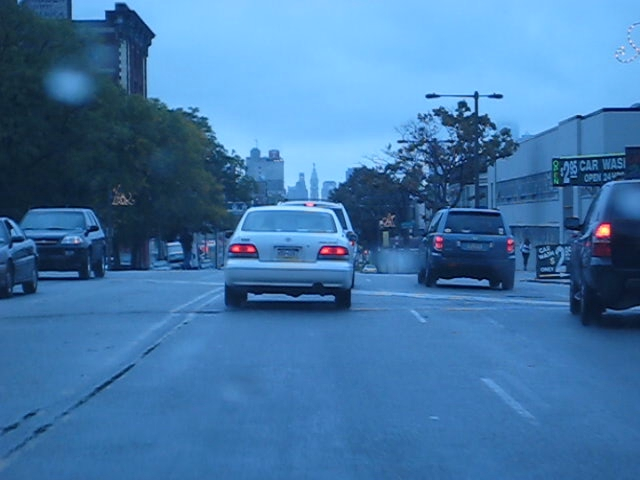
#> input picture template-matching/images/0001.jpg, 640 x 480 px; its folder holds 5 pictures in this run
$ python ssd.py
#> lines starting #> are read from the running program, lines starting #| are printed output that depends on the picture
import cv2
import numpy as np
import glob

def template_matching_ssd(frame, template):
    '''
    SSD matching algorithm
    '''
    heigth, width = frame.shape
    heigth_t, width_t = template.shape

    score = np.empty((heigth-heigth_t, width-width_t))

    for dy in range(0, heigth - heigth_t):
        for dx in range(0, width - width_t):
            diff = (frame[dy:dy + heigth_t, dx:dx + width_t] - template)**2
            score[dy, dx] = diff.sum()

    pt = np.unravel_index(score.argmin(), score.shape)

    return (pt[1], pt[0])

def load_images(path):
    '''
    Loads images into array
    '''
#> called with path = 'images/*.jpg'
    image_files = sorted(glob.glob(path))
    images = []
    for idx, file in enumerate(image_files):
        images.append(cv2.imread(file, cv2.IMREAD_COLOR))
    return images


def main():
    TEST_DATA_PATH = 'images/'

    # TEST
    test_images = load_images(TEST_DATA_PATH + "*.jpg")
    print(len(test_images))
    template = cv2.imread(TEST_DATA_PATH + "/template.png", cv2.IMREAD_GRAYSCALE)
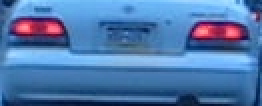
#> input picture template-matching/images/template.png, 131 x 53 px (shown 2 times larger)
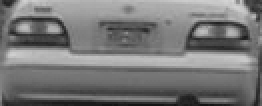
#> template: shape (53, 131) (shown 2 times larger); min 21, max 214, mean 119.3
    print(template.shape)
#| (53, 131)

    for frame in test_images:

        # convert to grayscale
        gray = cv2.cvtColor(frame, cv2.COLOR_RGB2GRAY)

        h, w = template.shape

        pt = template_matching_ssd(gray, template)

        cv2.rectangle(frame, (pt[0], pt[1] ), (pt[0] + w, pt[1] + h), (0,0,200), 3)
        cv2.imshow("Frame", frame)

        key = cv2.waitKey(1)
        if key == 27:
            break
#> this loop made 1 pass; (key Esc is pressed on pass 1)
#> pass 1, in main, `gray = cv2.cvtColor(frame, cv2.COLOR_RGB2GRAY)`:
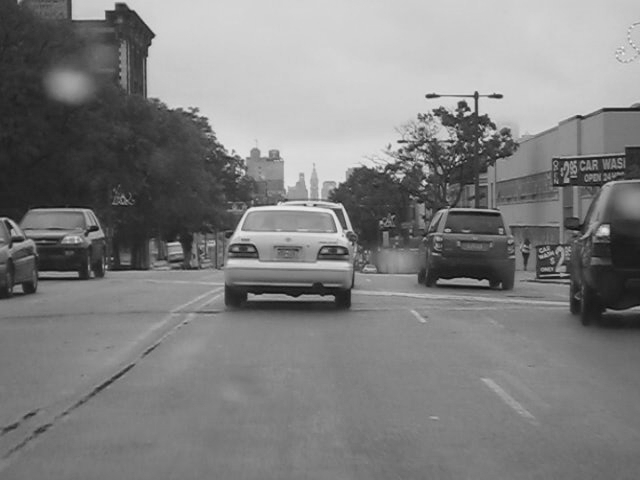
#> gray: shape (480, 640); min 14, max 236, mean 127.4
#> pass 1, in main, `cv2.imshow("Frame", frame)`:
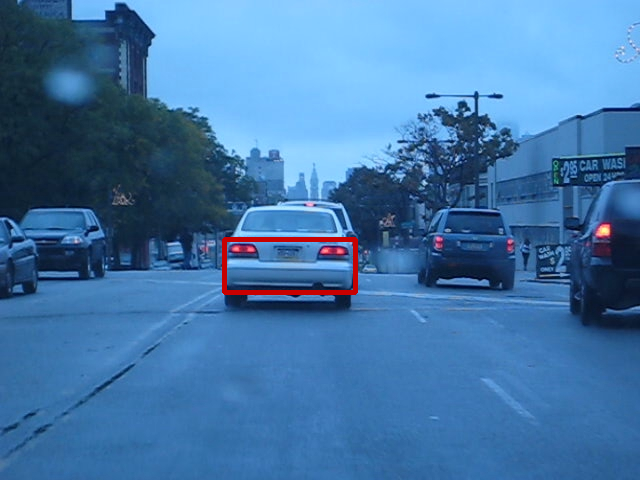
#> window 'Frame': shape (480, 640, 3); mean B, G, R 167.4, 117.8, 67.2
    cv2.destroyAllWindows()

if __name__ == "__main__":
    main()
